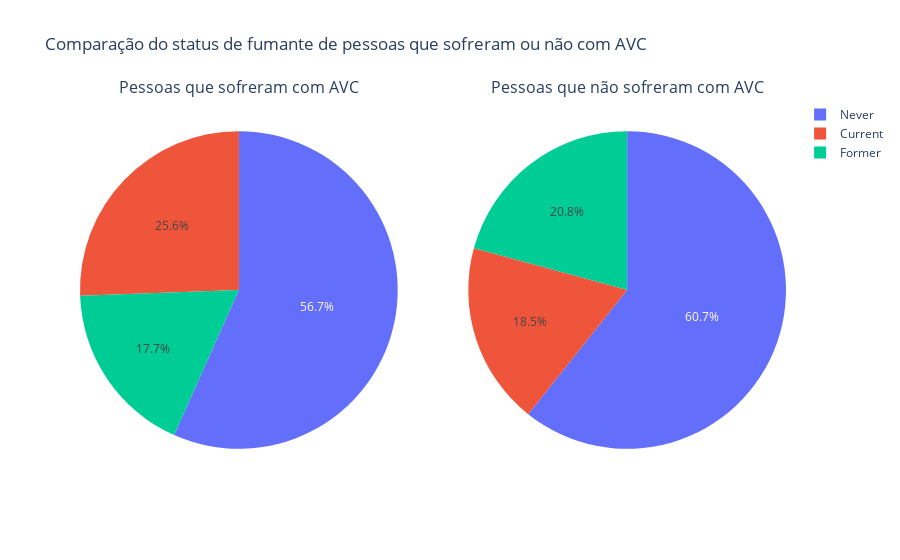

The notebook cell saved with this chart:
### Code cell
categorias = df3["smoking_status"].unique()

frequencias = df3[df3["stroke"] == "occurred"]["smoking_status"].value_counts(dropna=False).reindex(categorias, fill_value=0).reset_index()
frequencias.columns = ["smoking_status", "frequencia"]

frequencias2 = df3[df3["stroke"] == "not occurred"]["smoking_status"].value_counts(dropna=False).reindex(categorias, fill_value=0).reset_index()
frequencias2.columns = ["smoking_status", "frequencia"]

fig = make_subplots(rows=1, cols=2, 
                    subplot_titles=("Pessoas que sofreram com AVC", "Pessoas que não sofreram com AVC"), 
                    specs=[[{"type": "domain"}, {"type": "domain"}]])

fig.add_trace(go.Pie(labels=frequencias["smoking_status"], values=frequencias["frequencia"], name="Grupo 1"), row=1, col=1)
fig.add_trace(go.Pie(labels=frequencias2["smoking_status"], values=frequencias2["frequencia"], name="Grupo 2"), row=1, col=2)

fig.update_layout(title_text="Comparação do status de fumante de pessoas que sofreram ou não com AVC", showlegend=True)

fig.show()

### Figure 1 — Plotly figure (JSON) as saved in the notebook; plotly's stock layout.template omitted (floating-point values rounded to 4 significant figures)
{"data": [{"domain": {"x": [0, 0.45], "y": [0, 1]}, "labels": ["Current", "Never", "Former"], "name": "Grupo 1", "type": "pie", "values": [762, 1688, 528]}, {"domain": {"x": [0.55, 1], "y": [0, 1]}, "labels": ["Current", "Never", "Former"], "name": "Grupo 2", "type": "pie", "values": [1300, 4263, 1459]}], "layout": {"annotations": [{"font": {"size": 16}, "showarrow": false, "text": "Pessoas que sofreram com AVC", "x": 0.225, "xanchor": "center", "xref": "paper", "y": 1, "yanchor": "bottom", "yref": "paper"}, {"font": {"size": 16}, "showarrow": false, "text": "Pessoas que não sofreram com AVC", "x": 0.775, "xanchor": "center", "xref": "paper", "y": 1, "yanchor": "bottom", "yref": "paper"}], "autosize": true, "showlegend": true, "title": {"text": "Comparação do status de fumante de pessoas que sofreram ou não com AVC"}}}
